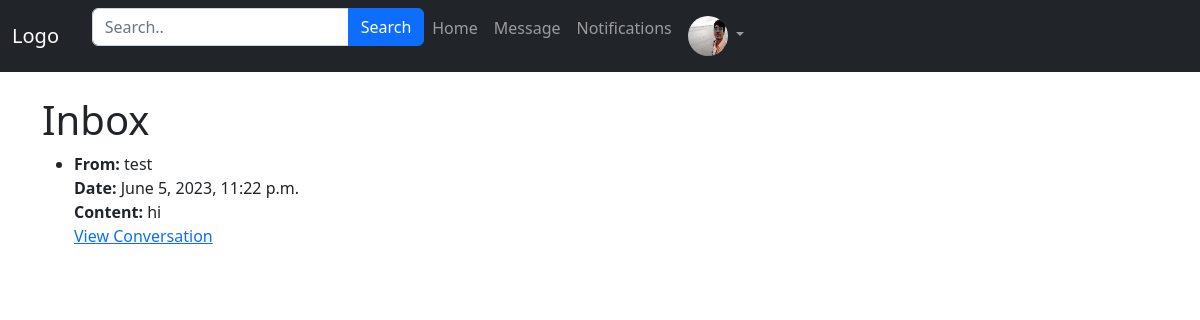
The page /messages/inbox/ (signed in) on the database as committed earlier.
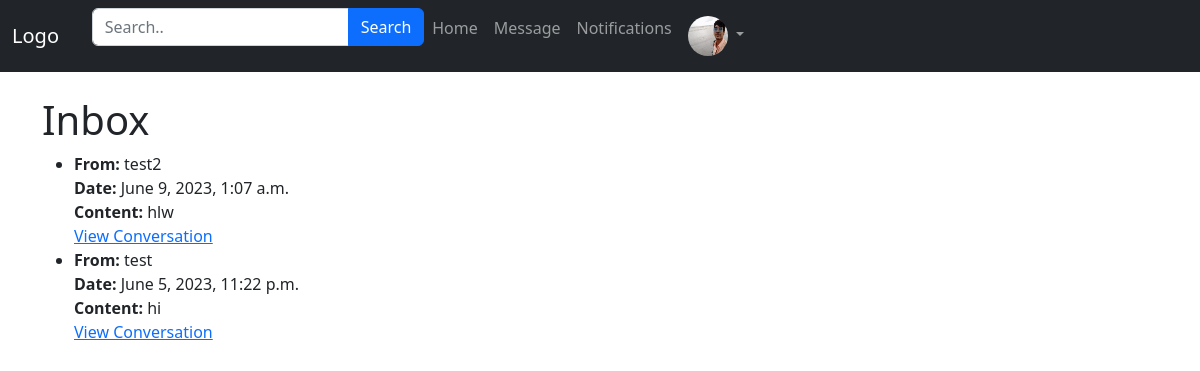
The same page on the database as committed later.
### App_Message/models.py (models this page shows, shortened)
class Message(models.Model):
    sender = models.ForeignKey(User, related_name='sent_messages', on_delete=models.CASCADE)
    recipient = models.ForeignKey(User, related_name='received_messages', on_delete=models.CASCADE)
    content = models.TextField()
    timestamp = models.DateTimeField(auto_now_add=True)
    class Meta:
        ordering = ['-timestamp']

### App_Message/views.py (the view)
# urls.py: path('inbox/', views.inbox, name='inbox'),
@login_required
def inbox(request):
    received_messages = Message.objects.filter(recipient=request.user)
    seen_senders = set()
    unique_conversations = []
    for message in received_messages:
        if message.sender not in seen_senders:
            seen_senders.add(message.sender)
            unique_conversations.append(message)
    return render(request, 'App_Message/inbox.html', {'received_messages': unique_conversations})

### templates/App_Message/inbox.html (shortened to what this page needs)
{% extends 'navbar.html' %}
{% load crispy_forms_tags %}
{% block body_block %}
<h1>Inbox</h1>
{% if received_messages %}
<ul>
  {% for message in received_messages %}
  <li>
    <strong>From:</strong> {{ message.sender.username }}<br>
    <strong>Date:</strong> {{ message.timestamp }}<br>
    <strong>Content:</strong> {{ message.content }}<br>
    <a href="{% url 'App_Message:conversation' user.username message.sender.username %}">View Conversation</a>
  </li>
{% endfor %}
</ul>
{% else %}
<p>Your inbox is empty.</p>
{% endif %}
{% endblock %}

Rows that differ between the two databases and show on the page:
added Message: sender.username "test2", timestamp "June 9, 2023, 1:07 a.m.", content "hlw"
